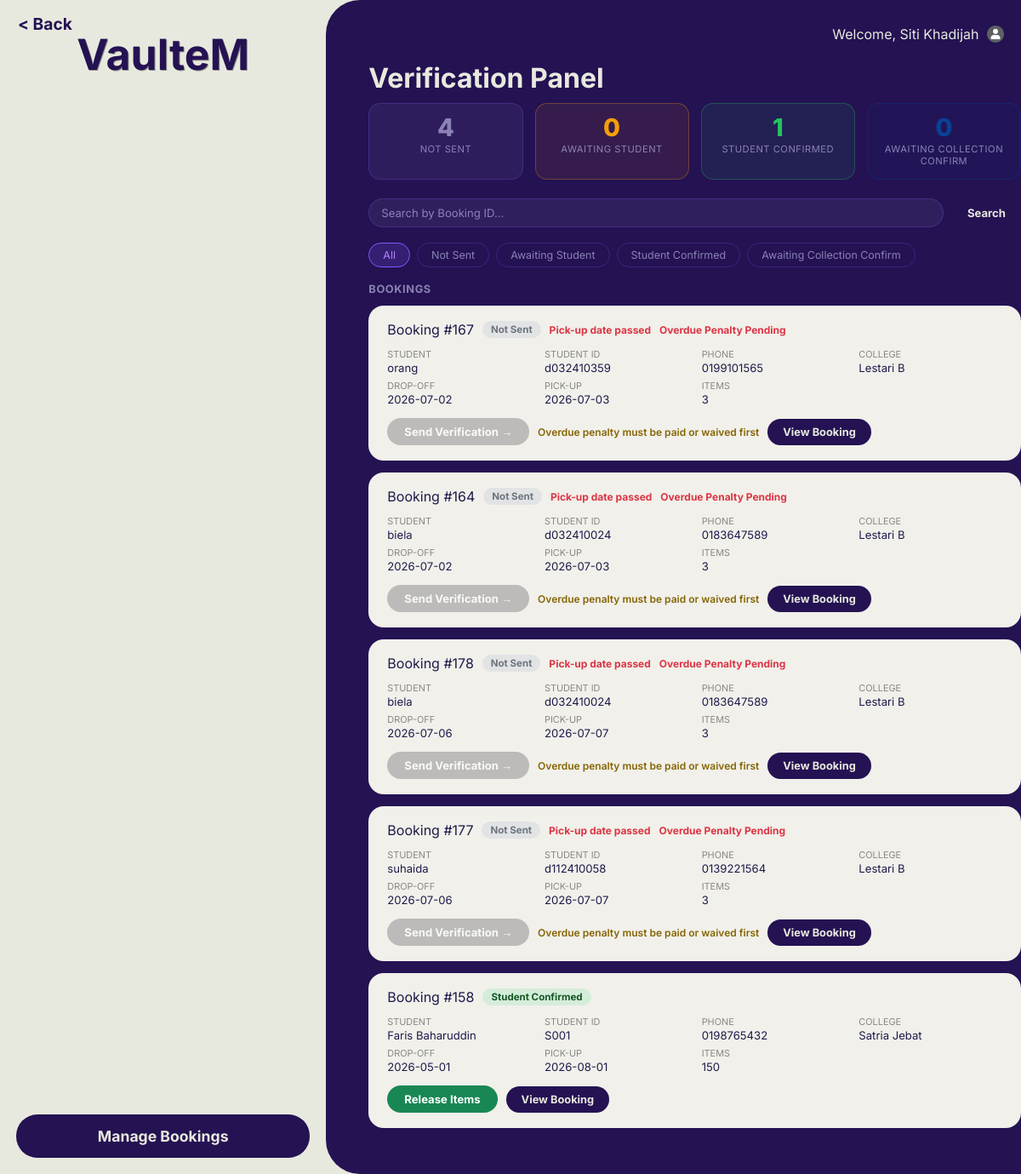
Before: /Staffverifypanel.php (signed in) with the older database file.
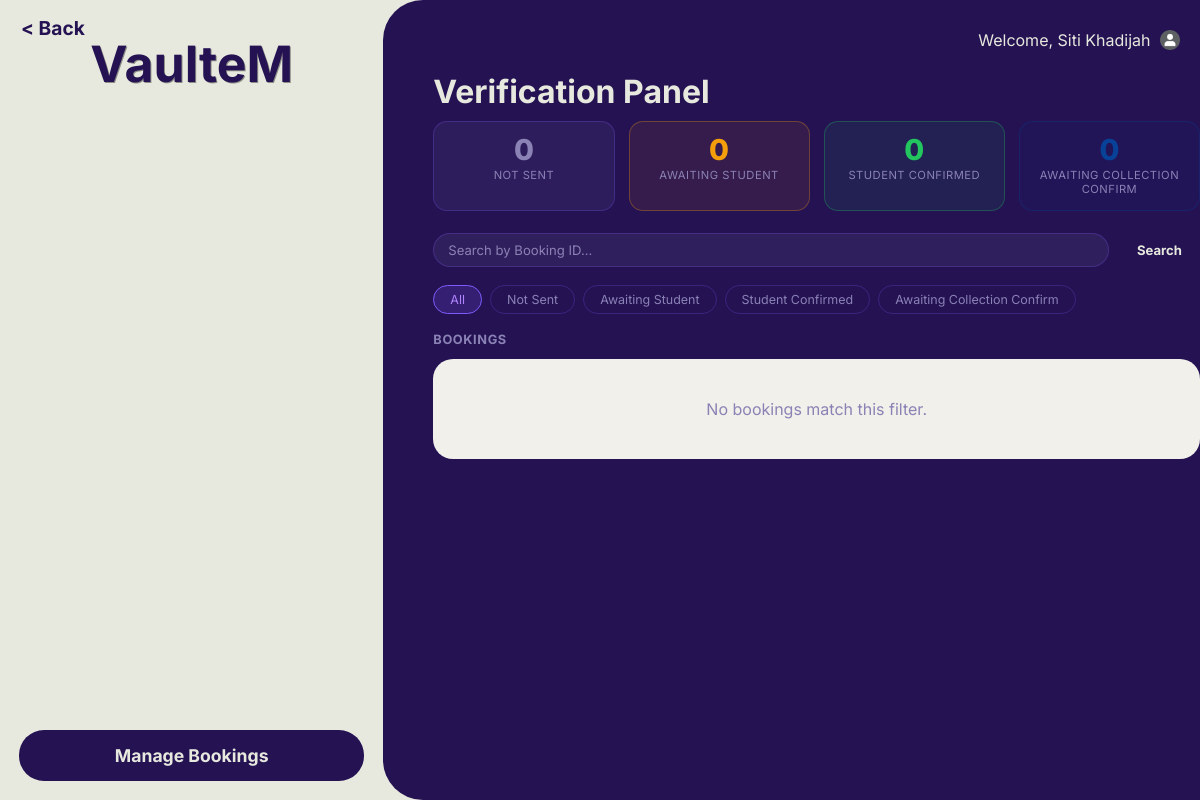
After: the same page with the newer database file.
### tables this page shows
CREATE TABLE `booking` (
  `Booking_ID` int(100) NOT NULL,
  `Booking_Date` date NOT NULL,
  `DropOff_Date` date NOT NULL,
  `Pickup_Date` date NOT NULL,
  `Booking_Status` char(100) NOT NULL,
  `Rejection_Reason` text DEFAULT NULL,
  `Rejection_Photo` varchar(255) DEFAULT NULL,
  `Booking_Priority` char(1) NOT NULL,
  `Staff_ID` int(100) NOT NULL,
  `Student_ID` varchar(10) NOT NULL,
  `Dropoff_Photo` varchar(255) DEFAULT NULL,
  `Dropoff_Status` varchar(20) DEFAULT NULL
);

CREATE TABLE `student` (
  `Student_ID` varchar(10) NOT NULL,
  `Student_Name` varchar(100) NOT NULL,
  `Student_Mail` varchar(30) NOT NULL,
  `Student_Password` varchar(100) NOT NULL,
  `Student_PhoneNo` char(15) NOT NULL,
  `Gender` char(1) NOT NULL,
  `Residential_ID` int(100) NOT NULL
);

CREATE TABLE `residential_college` (
  `Residential_ID` int(100) NOT NULL,
  `Residential_Block` varchar(100) NOT NULL,
  `Gender_Type` char(1) NOT NULL
);

### Staffverifypanel.php (the view, shortened to what the changed rows need)
<?php
$conn = new mysqli("localhost", "root", "", "utem_accommodation");
$staff_name = $_SESSION['Staff_Name'] ?? 'Staff';
$currentTime        = date('H:i:s');
$withinWorkingHours = ($currentTime >= '08:00:00' && $currentTime <= '11:00:00');
$filter = $_GET['filter'] ?? 'all';
$search = trim($_GET['q'] ?? '');
$filterWhere = "AND b.Booking_Status IN ('Approved','Verification_Sent','Confirmed','Released')";
$bookings = $conn->query("
    SELECT b.Booking_ID, b.Pickup_Date, b.DropOff_Date, b.Booking_Status, b.Dropoff_Status,
           s.Student_Name, s.Student_ID, s.Student_PhoneNo,
           rc.Residential_Block,
           COALESCE(SUM(i.Quantity), 0) AS TotalItem,
           (DATE_ADD(b.Pickup_Date, INTERVAL 11 HOUR) < NOW()) AS IsOverduePenalty
    FROM booking b
    LEFT JOIN student s ON b.Student_ID = s.Student_ID
    LEFT JOIN residential_college rc ON s.Residential_ID = rc.Residential_ID
    LEFT JOIN item i ON b.Booking_ID = i.Booking_ID
    WHERE 1=1 $filterWhere
    GROUP BY b.Booking_ID, b.Pickup_Date, b.DropOff_Date, b.Booking_Status, b.Dropoff_Status,
             s.Student_Name, s.Student_ID, s.Student_PhoneNo, rc.Residential_Block
    ORDER BY b.Pickup_Date ASC
");
$r1 = $conn->query("SELECT COUNT(*) AS c FROM booking WHERE LOWER(Booking_Status) = 'approved'");
$statNotSent = $r1 ? $r1->fetch_assoc()['c'] : 0;
$r3 = $conn->query("SELECT COUNT(*) AS c FROM booking WHERE Booking_Status = 'Confirmed'");
$statConfirmed = $r3 ? $r3->fetch_assoc()['c'] : 0;
?>
<!DOCTYPE html>
<html lang="en">
<head>
    <link rel="stylesheet" href="status.css">
    <link rel="stylesheet" href="mobile.css">
</head>
<body>
<div id="wrapper">
    <div class="leftcontainer">
        <header>
            <h1 onclick="window.location.href='staffMainStatus.php'" style="cursor:pointer;">VaulteM</h1>
        </header>
    </div>
    <div class="rightcontainer">
        <div id="userName">
            Welcome,
            <span id="currentName"><?php echo htmlspecialchars($staff_name); ?></span>
            <span id="profileContainer">
            </span>
        </div>
        <h1>Verification Panel</h1>
        <div class="stats-row">
            <div class="stat-pill grey">
                <div class="s-val"><?php echo $statNotSent; ?></div>
                <div class="s-label">Not Sent</div>
            </div>
            <div class="stat-pill amber">
            </div>
            <div class="stat-pill green">
                <div class="s-val"><?php echo $statConfirmed; ?></div>
                <div class="s-label">Student Confirmed</div>
            </div>
            <div class="stat-pill blue">
            </div>
        </div>
        <form method="GET" class="search-row">
            <input type="text" class="search-input" name="q" placeholder="Search by Booking ID..." value="<?php echo htmlspecialchars($search); ?>">
            <button type="submit" class="search-btn">Search</button>
        </form>
        <div class="filter-row">
            <a href="staffVerifyPanel.php?filter=all&q=<?php echo urlencode($search); ?>"       class="filter-chip <?php echo $filter==='all'       ? 'active' : ''; ?>">All</a>
            <a href="staffVerifyPanel.php?filter=notsent&q=<?php echo urlencode($search); ?>"   class="filter-chip <?php echo $filter==='notsent'   ? 'active' : ''; ?>">Not Sent</a>
            <a href="staffVerifyPanel.php?filter=pending&q=<?php echo urlencode($search); ?>"   class="filter-chip <?php echo $filter==='pending'   ? 'active' : ''; ?>">Awaiting Student</a>
            <a href="staffVerifyPanel.php?filter=confirmed&q=<?php echo urlencode($search); ?>" class="filter-chip <?php echo $filter==='confirmed' ? 'active' : ''; ?>">Student Confirmed</a>
            <a href="staffVerifyPanel.php?filter=released&q=<?php echo urlencode($search); ?>"  class="filter-chip <?php echo $filter==='released'  ? 'active' : ''; ?>">Awaiting Collection Confirm</a>
        </div>
        <div class="section-label">
            Bookings
        </div>
        <?php
        $today = date('Y-m-d');
        if ($bookings && $bookings->num_rows > 0):
            while ($row = $bookings->fetch_assoc()):
                $bs      = $row['Booking_Status'];
                $overdue = $row['Pickup_Date'] < $today;
        ?>
        <div class="verify-card">
            <div class="verify-top">
                <span class="order-id">Booking #<?php echo $row['Booking_ID']; ?></span>
                <?php if ($bs === 'Released'): ?>
                    <span class="vs-badge vs-released"> Released — Awaiting Collection Confirm</span>
                <?php elseif ($bs === 'Confirmed'): ?>
                    <span class="vs-badge vs-confirmed"> Student Confirmed</span>
                <?php elseif ($bs === 'Verification_Sent'): ?>
                    <span class="vs-badge vs-pending"> Awaiting Student</span>
                <?php else: ?>
                    <span class="vs-badge vs-notsent">Not Sent</span>
                <?php endif; ?>
                <?php if ($overdue): ?>
                    <span class="overdue-flag"> Pick-up date passed</span>
                <?php endif; ?>
                <?php if ($row['IsOverduePenalty']): ?>
                    <span class="overdue-flag"> Overdue Penalty Pending</span>
                <?php endif; ?>
            </div>
            <div class="verify-grid">
                <div><label>Student</label><?php echo htmlspecialchars($row['Student_Name']); ?></div>
                <div><label>Student ID</label><?php echo htmlspecialchars($row['Student_ID']); ?></div>
                <div><label>Phone</label><?php echo htmlspecialchars($row['Student_PhoneNo'] ?? 'N/A'); ?></div>
                <div><label>College</label><?php echo htmlspecialchars($row['Residential_Block'] ?? 'N/A'); ?></div>
                <div><label>Drop-off</label><?php echo htmlspecialchars($row['DropOff_Date']); ?></div>
                <div><label>Pick-up</label><?php echo htmlspecialchars($row['Pickup_Date']); ?></div>
                <div><label>Items</label><?php echo $row['TotalItem']; ?></div>
            </div>
            <div class="action-row">
                <?php if ($bs === 'Released'): ?>
                    <span class="awaiting-collection-note"> Items released — waiting for student to confirm collection.</span>
                <?php elseif ($bs === 'Confirmed'): ?>
                    <form method="POST" style="display:inline">
                        <button type="submit" class="btn-release"
                            onclick="return confirm('Release items for Booking #<?php echo $row['Booking_ID']; ?>? The student will need to confirm collection afterward.')">
                             Release Items
                        </button>
                    </form>
                <?php else: ?>
                    <button class="btn-send" disabled
                        title="<?php
                            if ($row['IsOverduePenalty']) echo 'Overdue penalty must be paid or waived first';
                            elseif ($row['Dropoff_Status'] !== 'Confirmed') echo 'Drop-off photo must be uploaded and confirmed by the student first';
                            else echo 'Only available 8:00 AM - 11:00 AM';
                        ?>">
                        Send Verification →
                    </button>
                    <span class="verify-blocked-note">
                        <?php
                            if ($row['IsOverduePenalty']) {
                                echo 'Overdue penalty must be paid or waived first';
                            } elseif ($row['Dropoff_Status'] !== 'Confirmed') {
                                echo 'Upload & confirm drop-off photo first';
                            } else {
                                echo 'Only available 8:00 AM - 11:00 AM';
                            }
                        ?>
                    </span>
                <?php endif; ?>
                <a href="staffBookingDetail.php?id=<?php echo $row['Booking_ID']; ?>" class="btn-view">View Booking</a>
            </div>
        </div>
        <?php endwhile;
        else: ?>
        <div class="empty-box"> No bookings match this filter.</div>
        <?php endif; ?>
    </div>
</div>
</body>
</html>

Changed rows visible on the page:
removed booking: Booking_ID "167", Booking_Status "Not Sent", shows "Pick-up date passed", shows "Overdue Penalty Pending", Student_ID.Student_Name "orang", Student_ID.Student_ID "d032410359", Student_ID.Student_PhoneNo "0199101565", residential_college.Residential_Block "Lestari B", DropOff_Date "2026-07-02", Pickup_Date "2026-07-03", TotalItem "3", shows "Overdue penalty must be paid or waived first"
removed booking: Booking_ID "164", Booking_Status "Not Sent", shows "Pick-up date passed", shows "Overdue Penalty Pending", Student_ID.Student_Name "biela", Student_ID.Student_ID "d032410024", Student_ID.Student_PhoneNo "0183647589", residential_college.Residential_Block "Lestari B", DropOff_Date "2026-07-02", Pickup_Date "2026-07-03", TotalItem "3", shows "Overdue penalty must be paid or waived first"
removed booking: Booking_ID "178", Booking_Status "Not Sent", shows "Pick-up date passed", shows "Overdue Penalty Pending", Student_ID.Student_Name "biela", Student_ID.Student_ID "d032410024", Student_ID.Student_PhoneNo "0183647589", residential_college.Residential_Block "Lestari B", DropOff_Date "2026-07-06", Pickup_Date "2026-07-07", TotalItem "3", shows "Overdue penalty must be paid or waived first"
removed booking: Booking_ID "177", Booking_Status "Not Sent", shows "Pick-up date passed", shows "Overdue Penalty Pending", Student_ID.Student_Name "suhaida", Student_ID.Student_ID "d112410058", Student_ID.Student_PhoneNo "0139221564", residential_college.Residential_Block "Lestari B", DropOff_Date "2026-07-06", Pickup_Date "2026-07-07", TotalItem "3", shows "Overdue penalty must be paid or waived first"
removed booking: Booking_ID "158", Booking_Status "Student Confirmed", Student_ID.Student_Name "Faris Baharuddin", Student_ID.Student_ID "S001", Student_ID.Student_PhoneNo "0198765432", residential_college.Residential_Block "Satria Jebat", DropOff_Date "2026-05-01", Pickup_Date "2026-08-01", TotalItem "150"
Other visible differences:
$statNotSent: "4" → "0"
$statConfirmed: "1" → "0"
text now shown: "No bookings match this filter."
